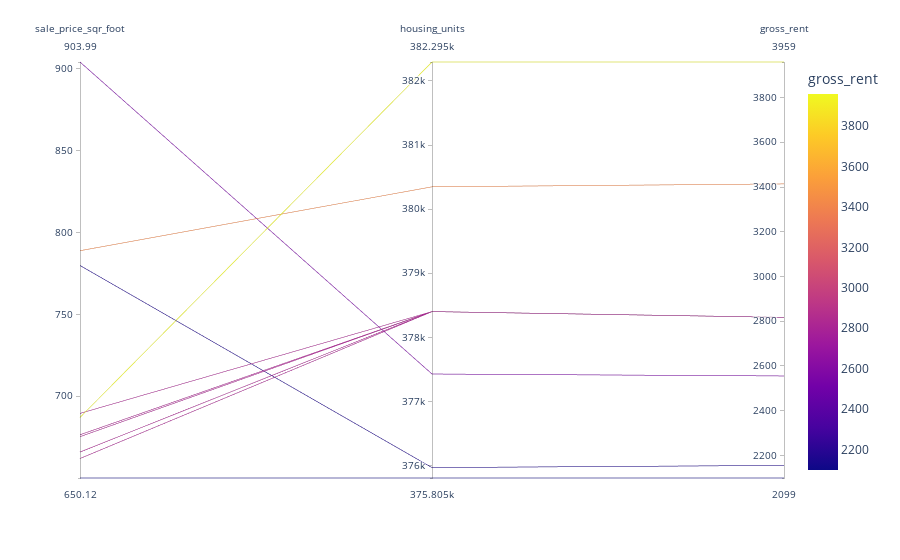

Notebook cell for this chart:
### Markdown cell above
## Parallel Coordinates and Parallel Categories Analysis

In this section, you will use plotly express to create parallel coordinates and parallel categories visualizations so that investors can interactively filter and explore various factors related to the sales price of the neighborhoods. 

Using the DataFrame of Average values per neighborhood (calculated above), create the following visualizations:
1. Create a Parallel Coordinates Plot
2. Create a Parallel Categories Plot

### Code cell
# Parallel Coordinates Plot
# YOUR CODE HERE!

px.parallel_coordinates(sfo_most_expensive, dimensions=["sale_price_sqr_foot", "housing_units", "gross_rent"],
    color="gross_rent", width=600)

### Figure 1 — Plotly figure (JSON) as saved in the notebook; plotly's stock layout.template omitted (floating-point values rounded to 4 significant figures)
{"data": [{"dimensions": [{"label": "sale_price_sqr_foot", "values": [904.0, 788.8, 779.8, 689.6, 687.1, 676.5, 675.4, 666.0, 662.0, 650.1]}, {"label": "housing_units", "values": [377400.0, 380348, 376000.0, 378401, 382295, 378401, 378401, 378401, 378401, 375805]}, {"label": "gross_rent", "values": [2555.0, 3414, 2155.0, 2817.0, 3959, 2817.0, 2817.0, 2817.0, 2817.0, 2099]}], "domain": {"x": [0, 1], "y": [0, 1]}, "line": {"color": [2555.0, 3414, 2155.0, 2817.0, 3959, 2817.0, 2817.0, 2817.0, 2817.0, 2099], "coloraxis": "coloraxis"}, "name": "", "type": "parcoords"}], "layout": {"autosize": true, "coloraxis": {"colorbar": {"title": {"text": "gross_rent"}}, "colorscale": [[0, "#0d0887"], [0.1111, "#46039f"], [0.2222, "#7201a8"], [0.3333, "#9c179e"], [0.4444, "#bd3786"], [0.5556, "#d8576b"], [0.6667, "#ed7953"], [0.7778, "#fb9f3a"], [0.8889, "#fdca26"], [1, "#f0f921"]]}, "legend": {"tracegroupgap": 0}, "margin": {"t": 60}}}
